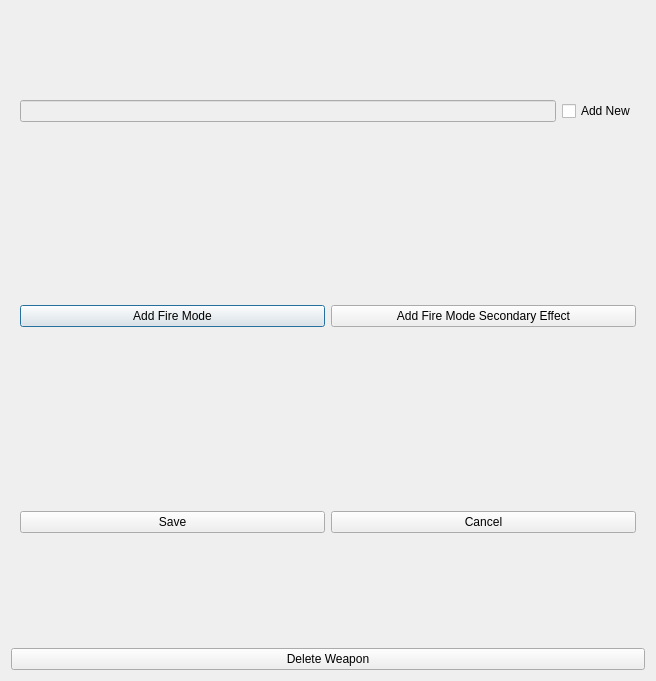
<?xml version="1.0" encoding="UTF-8"?>
<ui version="4.0">
 <class>Dialog</class>
 <widget class="QDialog" name="Dialog">
  <property name="geometry">
   <rect>
    <x>0</x>
    <y>0</y>
    <width>656</width>
    <height>681</height>
   </rect>
  </property>
  <property name="windowTitle">
   <string>Dialog</string>
  </property>
  <layout class="QVBoxLayout" name="verticalLayout">
   <item>
    <widget class="QWidget" name="widget_2" native="true">
     <layout class="QHBoxLayout" name="horizontalLayout_2">
      <item>
       <widget class="QLineEdit" name="weapon_lineedit">
        <property name="enabled">
         <bool>false</bool>
        </property>
       </widget>
      </item>
      <item>
       <widget class="QCheckBox" name="add_new_weapon_checkbox">
        <property name="text">
         <string>Add New</string>
        </property>
       </widget>
      </item>
     </layout>
    </widget>
   </item>
   <item>
    <widget class="QWidget" name="widget" native="true">
     <layout class="QHBoxLayout" name="horizontalLayout">
      <item>
       <widget class="QPushButton" name="add_fire_mode_button">
        <property name="text">
         <string>Add Fire Mode</string>
        </property>
       </widget>
      </item>
      <item>
       <widget class="QPushButton" name="add_fire_mode_effect_button">
        <property name="text">
         <string>Add Fire Mode Secondary Effect</string>
        </property>
       </widget>
      </item>
     </layout>
    </widget>
   </item>
   <item>
    <widget class="QWidget" name="widget_3" native="true">
     <layout class="QHBoxLayout" name="horizontalLayout_3">
      <item>
       <widget class="QPushButton" name="save_weapon_button">
        <property name="text">
         <string>Save</string>
        </property>
       </widget>
      </item>
      <item>
       <widget class="QPushButton" name="cancel_weapon_button">
        <property name="text">
         <string>Cancel</string>
        </property>
       </widget>
      </item>
     </layout>
    </widget>
   </item>
   <item>
    <spacer name="horizontalSpacer">
     <property name="orientation">
      <enum>Qt::Horizontal</enum>
     </property>
     <property name="sizeHint" stdset="0">
      <size>
       <width>40</width>
       <height>20</height>
      </size>
     </property>
    </spacer>
   </item>
   <item>
    <widget class="QPushButton" name="delete_weapon_button">
     <property name="text">
      <string>Delete Weapon</string>
     </property>
    </widget>
   </item>
  </layout>
 </widget>
 <resources/>
 <connections/>
</ui>
